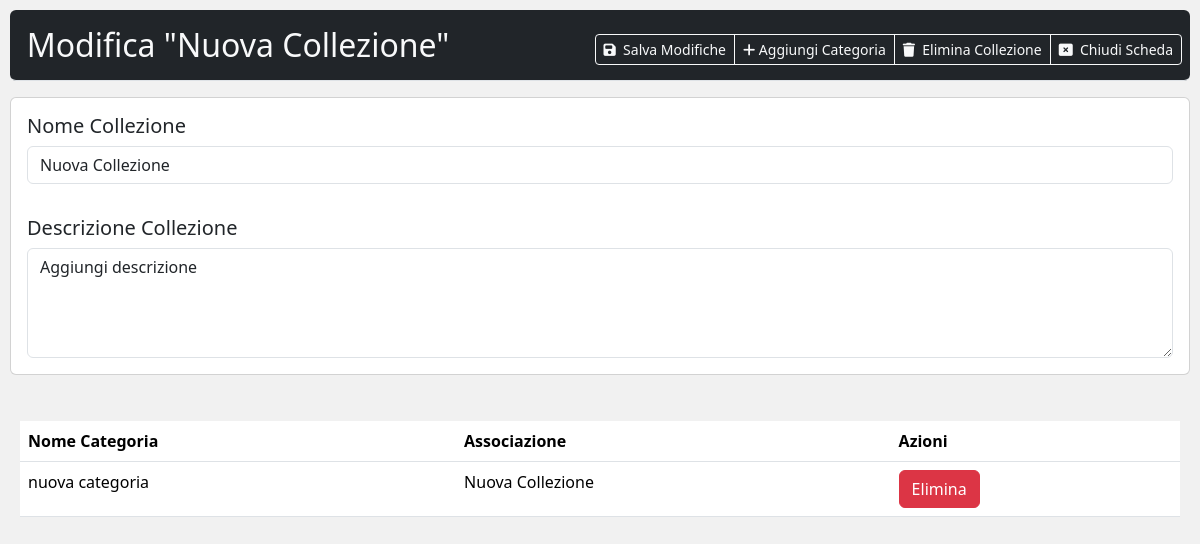
/admin/ui-gestisci/collezione_modifica.php?id=1, run on the app's committed database.
### tables this page shows
CREATE TABLE `collezioni` (
  `id_collezione` int(11) NOT NULL,
  `nome_c` varchar(255) NOT NULL,
  `descrizione_c` varchar(255) NOT NULL,
  `selected` varchar(255) NOT NULL DEFAULT 'false'
);

CREATE TABLE `categorie` (
  `id_categoria` int(11) NOT NULL,
  `nome_cat` varchar(255) NOT NULL,
  `associazione` varchar(255) NOT NULL
);

### admin/ui-gestisci/collezione_modifica.php (the view, shortened to what this page needs)
<?php
require '../../app.php';
if (isset($_GET['id']) && is_numeric($_GET['id'])) {
    $id_collezione = $_GET['id'];
    $dettagliCollezione = ottieniDettagliCollezione($id_collezione);
} else {
    header("Location: collezioni.php");
    exit;
}
?>
<!DOCTYPE html>
<html lang="it">
<head>
    <?php include '../materials/head_content.php'; ?>
</head>
<body style="background-color: #f1f1f1;">
<form action="<?php echo $_SERVER['PHP_SELF'] . '?id=' . $id_collezione; ?>" method="POST" style="padding: 10px;">
    <div class="d-flex justify-content-between flex-wrap flex-md-nowrap align-items-center pt-3 pb-2 mb-3 border-bottom bg-dark text-light rounded-2">
        <h1 class="h2">&nbsp;&nbsp;Modifica "<?php echo $dettagliCollezione['nome_c']; ?>"</h1>
        <div class="btn-toolbar mb-2 mb-md-0">
            <div class="btn-group me-2">
                <button type="submit" name="modifica" class="btn btn-sm btn-outline-light"><i class="fa-solid fa-floppy-disk"></i>&nbsp; Salva Modifiche</button>
                <a href='crea_categoria.php?nome_c=<?php echo urlencode($dettagliCollezione['nome_c']); ?>&id_collezione=<?php echo $id_collezione; ?>' class="btn btn-sm btn-outline-light"><i class="fa-solid fa-plus"></i>&nbsp;Aggiungi Categoria</a>
                <button type="button" class="btn btn-sm btn-outline-light" onclick="confirmDeleteCollect()"><i class="fa-solid fa-trash"></i>&nbsp; Elimina Collezione</button>
                <a href="#" class="btn btn-sm btn-outline-light" onclick="exit();"><i class="fa-solid fa-rectangle-xmark"></i>&nbsp; Chiudi Scheda</a>
            </div>
        </div>
    </div>
    <div class="card mb-3">
        <div class="card-body">
            <h5 class="card-title">Nome Collezione</h5>
            <input type="text" class="form-control" id="nome_c" name="nome_c" value="<?php echo $dettagliCollezione['nome_c']; ?>" required>
        </div>
        <div class="card-body">
            <h5 class="card-title">Descrizione Collezione</h5>
            <textarea class="form-control" id="descrizione_c" name="descrizione_c" rows="4" required><?php echo $dettagliCollezione['descrizione_c']; ?></textarea>
        </div>
    </div>
</form>
<div style="padding: 20px;">
<?php
if (isset($dettagliCollezione['nome_c'])) {
    echo visualizzaCategorie($dettagliCollezione['nome_c']);
}
?>
</div>
<?php include '../materials/script.php'; ?>
</body>
</html>

### app.php (shortened to what this page needs)
<?php
function ottieniDettagliCollezione($id_collezione)
{
    require '../../conn.php';
    $query = "SELECT * FROM collezioni WHERE id_collezione = ?";
    $stmt = $conn->prepare($query);
    $stmt->bind_param('i', $id_collezione);
    $stmt->execute();
    $result = $stmt->get_result();
    $dettagliCollezione = $result->fetch_assoc();
    return $dettagliCollezione;
}
function visualizzaCategorie($nomeCollezione)
{
    require '../../conn.php';
    $nomeCollezione = mysqli_real_escape_string($conn, $nomeCollezione);
    $query = "SELECT id_categoria, nome_cat, associazione FROM categorie WHERE associazione = ?";
    $stmt = $conn->prepare($query);
    $stmt->bind_param("s", $nomeCollezione);
    $stmt->execute();
    $result = $stmt->get_result();
    if ($result->num_rows > 0) {
        echo "<table class='table'>";
        echo "<thead>
                <tr>
                    <th>Nome Categoria</th>
                    <th>Associazione</th>
                    <th>Azioni</th>
                </tr>
            </thead>";
        echo "<tbody>";
        while ($row = $result->fetch_assoc()) {
            echo "<tr>
            <td>" . htmlspecialchars($row['nome_cat'], ENT_QUOTES) . "</td>
            <td>" . htmlspecialchars($row['associazione'], ENT_QUOTES) . "</td>
            <td><button onclick='confermaEliminazione(" . $row['id_categoria'] . ")' class='btn btn-danger'>Elimina</button></td>
            </tr>";
        }
        echo "</tbody></table>";
    } else {
        echo "<p>Nessuna categoria associata a questa collezione.</p>";
    }
}

### admin/materials/dashboard.css (style rules this page uses)
body { font-size: .875rem; }

### data on the page
collezioni: nome_c "Nuova Collezione", descrizione_c "Aggiungi descrizione"
categorie: nome_cat "nuova categoria", associazione "Nuova Collezione"
